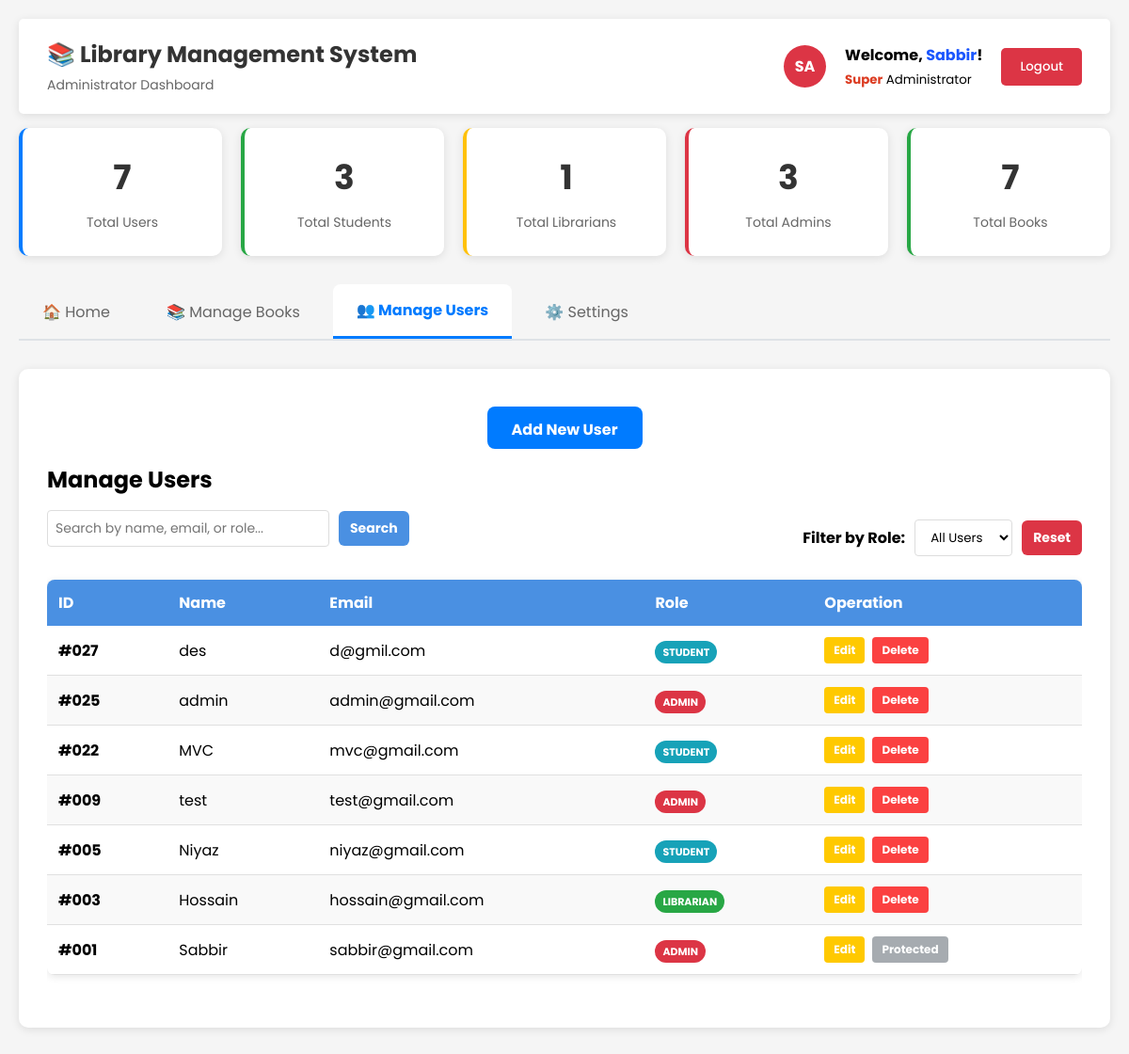
The page /Views/dash/admin/super-Admin-Dashboard.php (signed in) on the database its author committed.
### tables this page shows
CREATE TABLE `all_users` (
  `id` int(10) UNSIGNED NOT NULL,
  `name` varchar(255) NOT NULL,
  `email` varchar(255) NOT NULL,
  `password` varchar(255) NOT NULL,
  `role` enum('admin','librarian','student') NOT NULL
);

### Views/dash/admin/super-Admin-Dashboard.php (the view, shortened to what this page needs)
<?php
include '../../../Controllers/manage-Books-sAdmin.php';
?>
<!DOCTYPE html>
<html lang="en">
<head>
    <link rel="stylesheet" href="../../../assets/styles/dash/admin-Dashboard-Style.css" />
</head>
<body>
    <div class="container">
        <div class="header">
            <div class="logo">
                <h2>📚 Library Management System</h2>
                <p>Administrator Dashboard</p>
            </div>
            <div class="admin-info">
                <div class="admin-avatar">SA</div>
                <div>
                    <strong>Welcome, <span style="color:#1B56FD"><?= $_SESSION['name']; ?></span>!</strong><br/>
                    <small><strong style="color: #DC3C22;">Super</strong> Administrator</small>
                </div>
                <button class="logout-btn"
                onclick="window.location.href='../../../Controllers/auth/logout.php'">Logout</button>
            </div>
        </div>
        <div class="stats-grid">
            <?php
        $total_users = mysqli_num_rows(mysqli_query($conn, "SELECT * FROM all_users"));
        $total_admins = mysqli_num_rows(mysqli_query($conn, "SELECT * FROM all_users WHERE role='admin'"));
        $total_librarians = mysqli_num_rows(mysqli_query($conn, "SELECT * FROM all_users WHERE role='librarian'"));
        $total_students = mysqli_num_rows(mysqli_query($conn, "SELECT * FROM all_users WHERE role='student'"));
        $total_books = mysqli_num_rows(mysqli_query($conn, "SELECT * FROM books WHERE id"));
        ?>
            <div class="stat-card users">
                <div class="stat-number"><?php echo $total_users;?></div>
                <div class="stat-label">Total Users</div>
            </div>
            <div class="stat-card books">
                <div class="stat-number"><?php echo $total_students;?></div>
                <div class="stat-label">Total Students</div>
            </div>
            <div class="stat-card issued">
                <div class="stat-number"><?php echo $total_librarians;?></div>
                <div class="stat-label">Total Librarians</div>
            </div>
            <div class="stat-card overdue">
                <div class="stat-number" id="overdueBooks"><?php echo $total_admins;?></div>
                <div class="stat-label">Total Admins</div>
            </div>
            <div class="stat-card books">
                <div class="stat-number"><?php echo $total_books;?></div>
                <div class="stat-label">Total Books</div>
            </div>
        </div>
        <div class="nav-tabs">
            <button class="nav-tab" onclick="showSection('circulation')">🏠 Home</button>
            <button class="nav-tab" onclick="showSection('books')">📚 Manage Books</button>
            <button class="nav-tab active" onclick="showSection('manageUsers')">👥 Manage Users</button>
            <button class="nav-tab" onclick="showSection('settings')">⚙️ Settings</button>
        </div>
        </div>
<div id="manageUsers" class="content-section active">
    <div id="userSection" style="height: 80vh; overflow-y: auto;">
        <div>
            <button class="btn"
            onclick="showRegisterForm()"
            style="margin-bottom: 15px;">
                Add New User
            </button>
        </div>
        <h2 style="margin-bottom: 10px;">Manage Users</h2>
<div style="display: flex; justify-content: space-between; align-items: center; margin: 15px 0;">
    <div class="search-container" style="display: flex; align-items: center; gap: 10px;">
        <input type="text" class="search-input" id="searchInput"
               placeholder="Search by name, email, or role..."
               style="padding: 8px; border: 1px solid #ddd; border-radius: 4px;">
        <button class="btn-search" onclick="searchTable()"
                style="padding: 8px 12px;">Search</button>
    </div>
    <div class="filter-container" style="display: flex; align-items: center; gap: 10px;">
        <label for="roleFilter" style="font-weight: bold;">Filter by Role:</label>
        <select id="roleFilter" class="role-dropdown" onchange="filterByRole()"
                style="padding: 8px 12px; border: 1px solid #ddd; border-radius: 4px; background: white;">
            <option value="all">All Users</option>
        </select>
        <button class="btn-reset" onclick="resetFilters()"
                style="padding: 8px 12px;">Reset</button>
    </div>
</div>
        <table id="usersTable">
            <thead>
                <tr>
                    <th>ID</th>
                    <th>Name</th>
                    <th>Email</th>
                    <th>Role</th>
                    <th>Operation</th>
                </tr>
            </thead>
            <tbody id="tableBody">
                <?php
                $display_sql = "SELECT * FROM all_users ORDER BY id DESC";
                $result = mysqli_query($conn, $display_sql);
                if(mysqli_num_rows($result) > 0) {
                    while($row = mysqli_fetch_assoc($result)) {
                        echo "<tr class='user-row' data-role='" . $row['role'] . "'>";
                        echo "<td><strong>#" . sprintf("%03d", $row['id']) . "</strong></td>";
                        echo "<td>" . htmlspecialchars($row['name']) . "</td>";
                        echo "<td>" . htmlspecialchars($row['email']) . "</td>";
                        echo "<td><span class='role-badge role-" . $row['role'] . "'>" . ucfirst($row['role']) . "</span></td>";
                        echo "<td>";
                        echo "<div class='operation-buttons'>";
                        echo "<button class='btnE btnEdit' onclick='editUser(" . $row['id'] . ", \"" . addslashes($row['name']) . "\",
                         \"" . addslashes($row['email']) . "\", \"" . $row['role'] . "\")'> Edit</button>";
                        if ($row['email'] !== 'sabbir@gmail.com') {
                            echo "<button class='btnE btnDelete' onclick='deleteUser(" . $row['id'] . ", \"" . addslashes($row['name']) . "\")'> Delete</button>";
                        } else {
                            echo "<button class='btnE btnProtected' title='Super Admin - Cannot be deleted'> Protected</button>";
                        }
                        echo "</div>";
                        echo "</td>";
                        echo "</tr>";
                    }
                } else {
                    echo "<tr><td colspan='5' style='text-align: center; padding: 30px; color: #666;'> No users found</td></tr>";
                }
                ?>
            </tbody>
    </table>
</div>
</div>
 </body>
</html>

### assets/styles/dash/admin-Dashboard-Style.css (style rules this page uses)
* { margin: 0; padding: 0; box-sizing: border-box; font-family: "Poppins", sans-serif; }
body { font-family: "Poppins", sans-serif; background-color: #f5f5f5; min-height: 100vh; }
.container { max-width: 1400px; margin: 0 auto; padding: 20px; }
.header { background: white; padding: 20px 30px; border-radius: 5px; box-shadow: 0 2px 10px rgba(0,0,0,0.1); margin-bottom: 15px; display: flex; justify-content: space-between; align-items: center; }
.logo h2 { color: #333; margin-bottom: 5px; }
.logo p { color: #666; font-size: 14px; }
.admin-info { display: flex; align-items: center; gap: 20px; }
.admin-avatar { width: 45px; height: 45px; background: #dc3545; border-radius: 50%; display: flex; align-items: center; justify-content: center; color: white; font-weight: bold; }
.logout-btn { background: #dc3545; color: white; border: none; padding: 10px 20px; border-radius: 5px; cursor: pointer; font-weight: 500; }
.nav-tabs { display: flex; gap: 10px; margin-bottom: 30px; border-bottom: 2px solid #dee2e6; }
.nav-tab { background: none; border: none; padding: 15px 25px; cursor: pointer; border-radius: 8px 8px 0 0; font-size: 16px; color: #666; transition: all 0.3s ease; }
.nav-tab.active { background: white; color: #007bff; font-weight: bold; border-bottom: 3px solid #007bff; }
.stats-grid { display: grid; grid-template-columns: repeat(auto-fit, minmax(200px, 1fr)); gap: 20px; margin-bottom: 30px; }
.stat-card { background: white; padding: 25px; border-radius: 10px; box-shadow: 0 2px 10px rgba(0,0,0,0.1); text-align: center; border-left: 4px solid; }
.stat-card.users { border-left-color: #007bff; }
.stat-card.books { border-left-color: #28a745; }
.stat-card.issued { border-left-color: #ffc107; }
.stat-card.overdue { border-left-color: #dc3545; }
.stat-number { font-size: 36px; font-weight: bold; margin-bottom: 10px; color: #333; }
.stat-label { color: #666; font-size: 14px; }
.content-section { background: white; border-radius: 10px; padding: 30px; box-shadow: 0 2px 10px rgba(0,0,0,0.1); margin-bottom: 30px; display: none; }
.content-section.active { display: block; }
.btn { padding: 8px 16px; border: none; border-radius: 4px; cursor: pointer; font-size: 14px; margin-right: 5px; transition: all 0.3s ease; }
.btn { width: 15%; display: block; margin: 0 auto; height: 45px; padding: 12px; margin-top: 10px; border: none; border-radius: 8px; font-size: 16px; font-weight: bold; cursor: pointer; background: #007bff; color: white; transition: 0.3s; margin-bottom: 10px; }
.search-container { margin-bottom: 20px; display: flex; gap: 10px; align-items: center; }
.search-input { padding: 10px; border: 2px solid #ddd; border-radius: 6px; font-size: 14px; width: 300px; outline: none; transition: border-color 0.3s ease; }
.btn-search { background-color: #4a90e2; color: white; padding: 10px 20px; border: none; border-radius: 6px; font-size: 14px; font-weight: bold; cursor: pointer; transition: all 0.2s ease; }
.btn-reset { background-color: #dc3545; color: white; padding: 10px 20px; border: none; border-radius: 6px; font-size: 14px; font-weight: bold; cursor: pointer; transition: all 0.2s ease; }
table { width: 100%; border-collapse: collapse; background-color: white; box-shadow: 0 2px 8px rgba(0,0,0,0.1); border-radius: 8px; overflow: hidden; }
th { background-color: #4a90e2; color: white; padding: 12px; text-align: left; font-weight: bold; }
tr:nth-child(even) { background-color: #f9f9f9; }
.operation-buttons { display: flex; gap: 8px; flex-wrap: wrap; }
.btnE { padding: 6px 12px; border: none; border-radius: 4px; font-size: 12px; font-weight: bold; cursor: pointer; transition: all 0.2s ease; text-decoration: none; display: inline-block; padding: 5px 10px; }
.btnEdit { background-color: #FFC900; color: white; }
.btnDelete { background-color: #FB4141; color: white; }
.btnProtected { background-color: #6c757d; color: white; cursor: not-allowed; opacity: 0.6; }
.role-badge { padding: 4px 8px; border-radius: 12px; font-size: 11px; font-weight: bold; text-transform: uppercase; align-items: center; }
.role-admin { background-color: #dc3545; color: white; }
.role-librarian { background-color: #28a745; color: white; }
.role-student { background-color: #17a2b8; color: white; }

### rows shown on the page
all_users: id "027", name "des", email "d@gmil.com", role "STUDENT"
all_users: id "025", name "admin", email "admin@gmail.com", role "ADMIN"
all_users: id "022", name "MVC", email "mvc@gmail.com", role "STUDENT"
all_users: id "009", name "test", email "test@gmail.com", role "ADMIN"
all_users: id "005", name "Niyaz", email "niyaz@gmail.com", role "STUDENT"
all_users: id "003", name "Hossain", email "hossain@gmail.com", role "LIBRARIAN"
all_users: id "001", name "Sabbir", email "sabbir@gmail.com", role "ADMIN", shows "Protected"

### other values the page prints
$_SESSION['name'] "Sabbir"
$total_users "7"
$total_students "3"
$total_librarians "1"
$total_admins "3"
$total_books "7"
